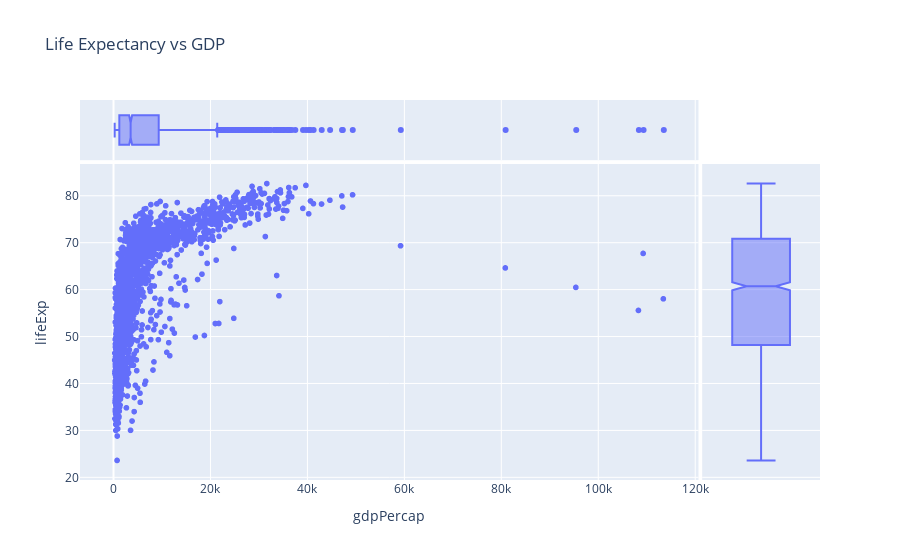

Notebook code cell kept with this figure:
### Markdown cell above
[Back to top](#Index:) 

### Problem 12

#### Scatterplot of Life Expectancy vs. GDP including marginal box plots with `plotly`



Create a Scatterplot Life Expectancy vs. GDP including marginals as box plots using `plotly`.

### Code cell
#marginals with boxplot
fig = px.scatter(gapminder, x="gdpPercap", y="lifeExp",
                 marginal_x="box", marginal_y="box",
                 title="Life Expectancy vs GDP")
fig.show()

### Figure 1 — Plotly figure (JSON) as saved in the notebook; plotly's stock layout.template omitted (floating-point values rounded to 4 significant figures; data arrays with more than 128 entries replaced by an {"elided": "..."} marker saying what was removed)
{"data": [{"hovertemplate": "gdpPercap=%{x}<br>lifeExp=%{y}<extra></extra>", "legendgroup": "", "marker": {"color": "#636efa", "symbol": "circle"}, "mode": "markers", "name": "", "showlegend": false, "type": "scattergl", "x": {"elided": "1704 float values"}, "xaxis": "x", "y": {"elided": "1704 float values"}, "yaxis": "y"}, {"alignmentgroup": "True", "hovertemplate": "gdpPercap=%{x}<extra></extra>", "legendgroup": "", "marker": {"color": "#636efa", "symbol": "circle"}, "name": "", "notched": true, "offsetgroup": "", "showlegend": false, "type": "box", "x": {"elided": "1704 float values"}, "xaxis": "x3", "yaxis": "y3"}, {"alignmentgroup": "True", "hovertemplate": "lifeExp=%{y}<extra></extra>", "legendgroup": "", "marker": {"color": "#636efa", "symbol": "circle"}, "name": "", "notched": true, "offsetgroup": "", "showlegend": false, "type": "box", "xaxis": "x2", "y": {"elided": "1704 float values"}, "yaxis": "y2"}], "layout": {"legend": {"tracegroupgap": 0}, "title": {"text": "Life Expectancy vs GDP"}, "xaxis": {"anchor": "y", "domain": [0, 0.8358], "title": {"text": "gdpPercap"}}, "xaxis2": {"anchor": "y2", "domain": [0.8408, 1], "matches": "x2", "showgrid": false, "showline": false, "showticklabels": false, "ticks": ""}, "xaxis3": {"anchor": "y3", "domain": [0, 0.8358], "matches": "x", "showgrid": true, "showticklabels": false}, "xaxis4": {"anchor": "y4", "domain": [0.8408, 1], "matches": "x2", "showgrid": false, "showline": false, "showticklabels": false, "ticks": ""}, "yaxis": {"anchor": "x", "domain": [0, 0.8316], "title": {"text": "lifeExp"}}, "yaxis2": {"anchor": "x2", "domain": [0, 0.8316], "matches": "y", "showgrid": true, "showticklabels": false}, "yaxis3": {"anchor": "x3", "domain": [0.8416, 1], "matches": "y3", "showgrid": false, "showline": false, "showticklabels": false, "ticks": ""}, "yaxis4": {"anchor": "x4", "domain": [0.8416, 1], "matches": "y3", "showgrid": true, "showline": false, "showticklabels": false, "ticks": ""}}}
